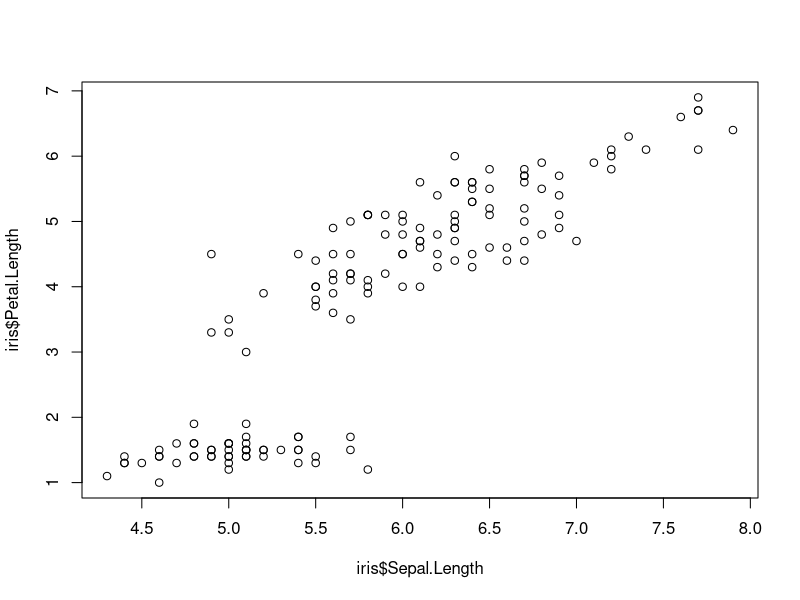
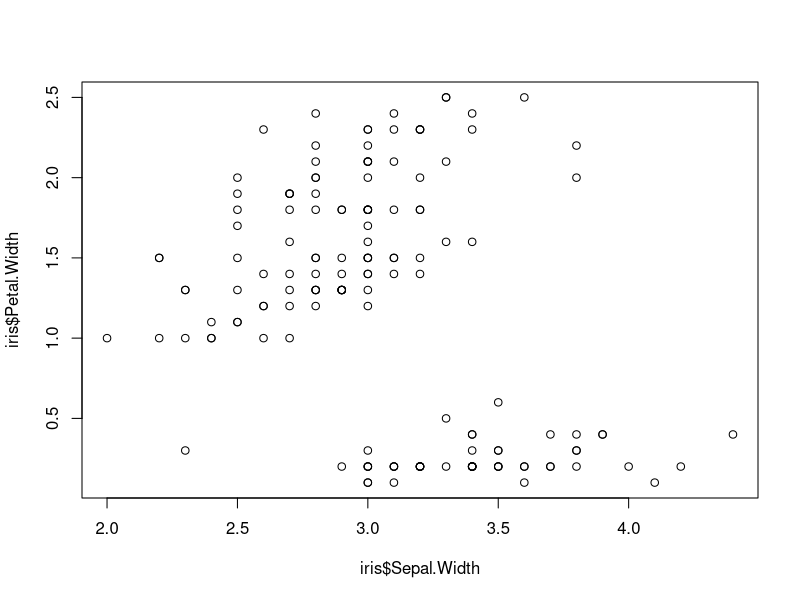
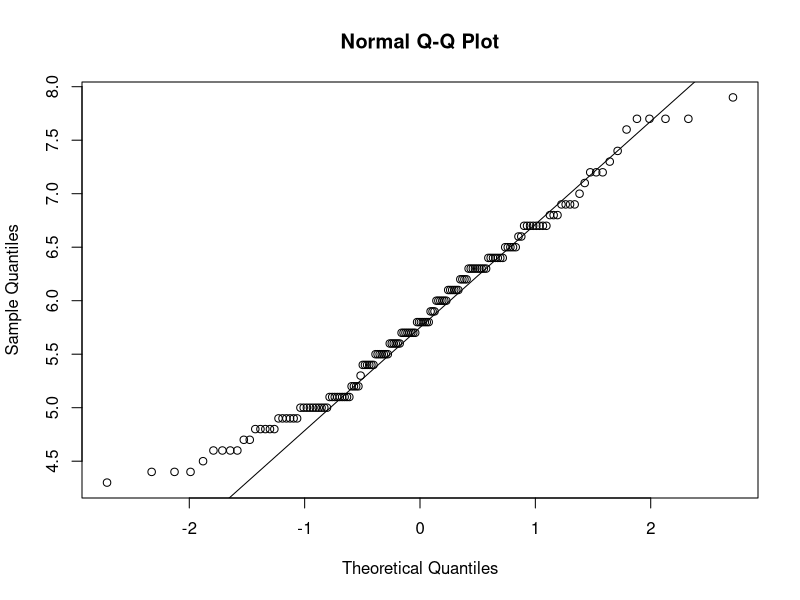

The R script that drew these images, in order:
data("iris")
plot(iris$Sepal.Length, iris$Petal.Length)
plot(iris$Sepal.Width, iris$Petal.Width)


qqnorm(iris$Sepal.Length)
qqline(iris$Sepal.Length)
